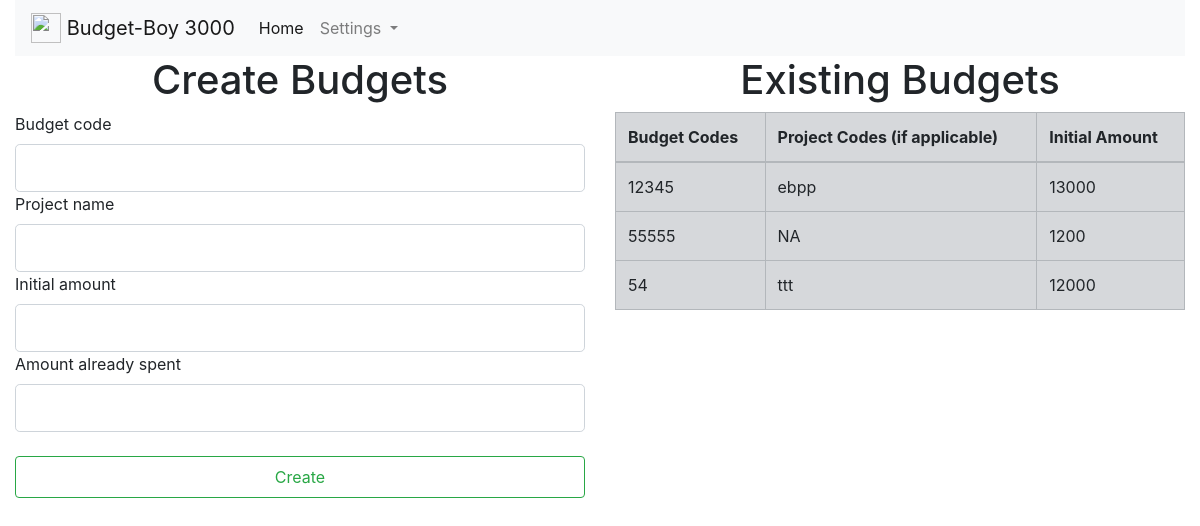
The page /newbudget on the database as committed earlier.
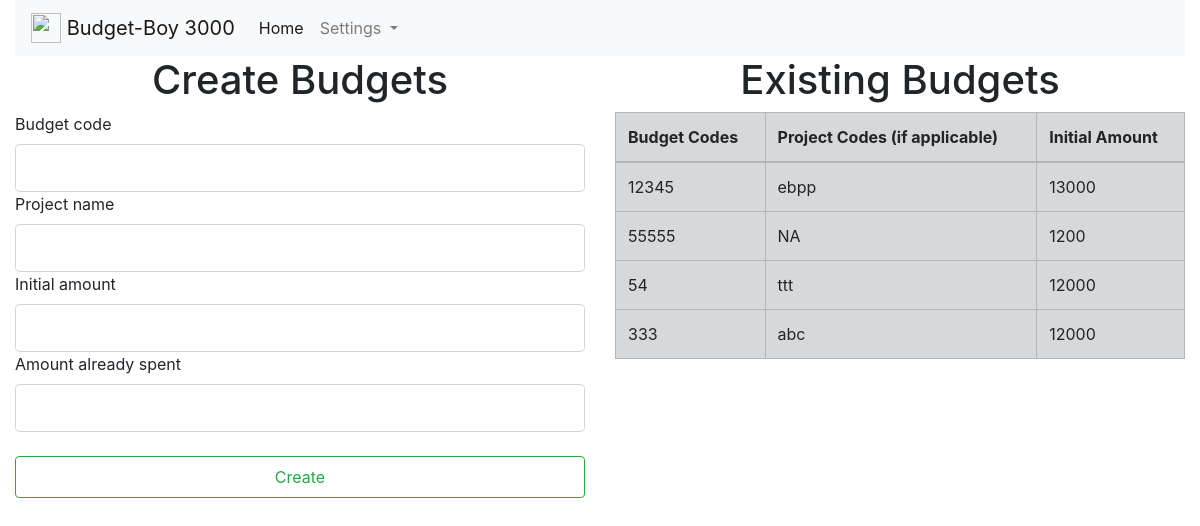
The same page on the database as committed later.
### app.py (models this page shows, shortened)
class Budgets(db.Model):
    id = db.Column(db.Integer, primary_key=True)
    code = db.Column(db.String(20), unique=True, nullable=False)
    project_name = db.Column(db.String(100), unique=False, nullable=True)
    initial_amount = db.Column(db.Integer, nullable=False)
    amount_spent = db.Column(db.Integer, nullable=True)

### app.py (the view)
@app.route('/newbudget', methods=['GET','POST'])
def newbudget():
    form=addToBudgetForm()
    bb = Budgets.query.all()
    if form.is_submitted():
        b = Budgets(code= f'{form.code.data}', project_name = f'{form.project_name.data}', initial_amount=f'{form.initial_amount.data}', amount_spent = f'{form.amount_spent.data}')
        db.session.add(b)
        db.session.commit()
    return render_template('newbudget.html', form = form, bb = bb)

### app.py
class addToBudgetForm(FlaskForm):
    code = StringField(u'Budget code')
    project_name = StringField('Project name')
    initial_amount = IntegerField('Initial amount')
    amount_spent = IntegerField('Amount already spent')
    submit = SubmitField('Create')

### templates/newbudget.html (shortened to what this page needs)
{% extends 'base_in.html' %}
{% block body %}
<div class="row">
  <div class="col-md-6">
    <h1 class="text-center">Create Budgets</h1>
    <form method="POST", action="/newbudget">
      {{form.code.label(class="form-control-label")}}
      {{form.code(class="form-control form-control-lg")}}
      {{form.project_name.label(class="form-control-label")}}
      {{form.project_name(class="form-control form-control-lg")}}
      {{form.initial_amount.label(class="form-control-label")}}
      {{form.initial_amount(class="form-control form-control-lg")}}
      {{form.amount_spent.label(class="form-control-label")}}
      {{form.amount_spent(class="form-control form-control-lg")}}
      <br>
      {{form.submit(class="btn btn-outline-success form-control form-control-lg")}}
    </form>
  </div>
  <div class="col-md-6">
    <h1 class="text-center">Existing Budgets</h1>
    <table class="table table-secondary table-bordered">
      <thead>
        <tr>
          <th scope="col">Budget Codes</th>
          <th scope="col">Project Codes (if applicable)</th>
          <th scope="col">Initial Amount</th>
        </tr>
      </thead>
      <tbody>
    {% for i in bb %}
          <tr>
            <td>{{i.code}}</td>
            <td>{{i.project_name}}</td>
            <td>{{i.initial_amount}}</td>
          </tr>
      {% endfor %}
      </tbody>
    </table>
  </div>
</div>
{% endblock %}

Rows that differ between the two databases and show on the page:
added Budgets: code "333", project_name "abc", initial_amount "12000"
